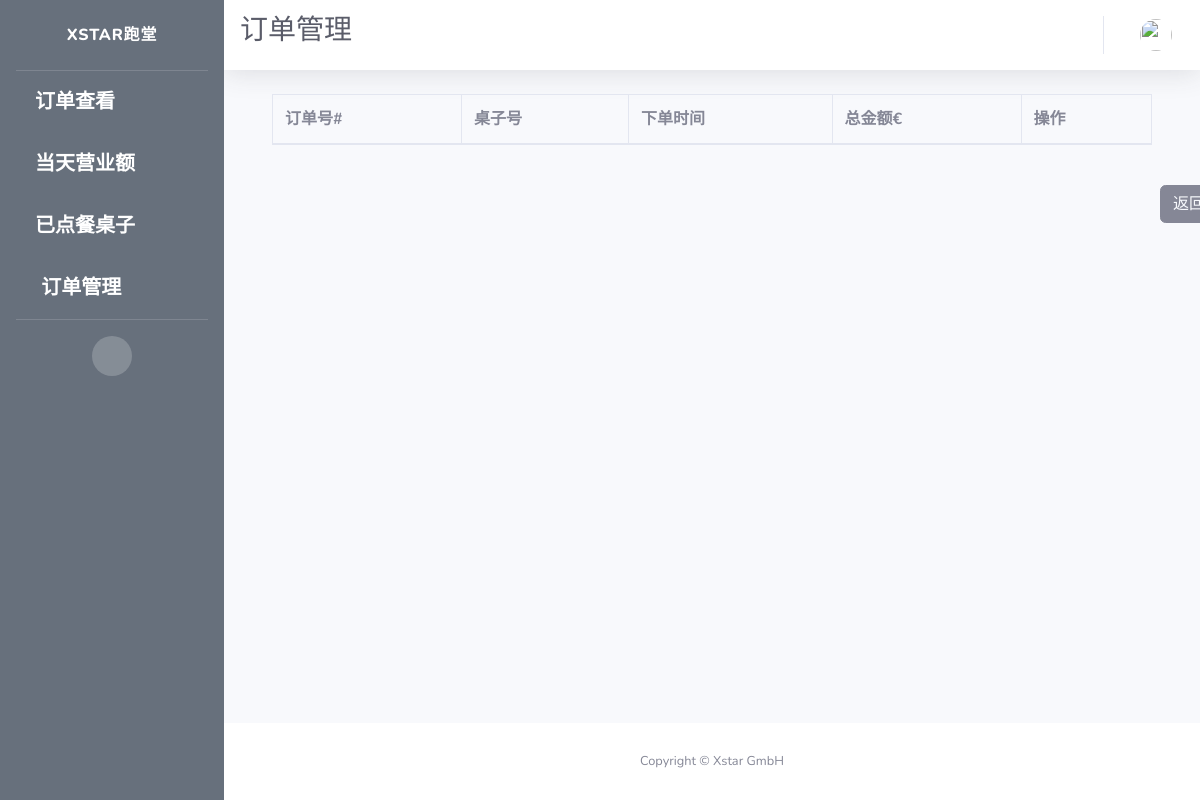
The app's page /alacarte/orders/manage, older data.
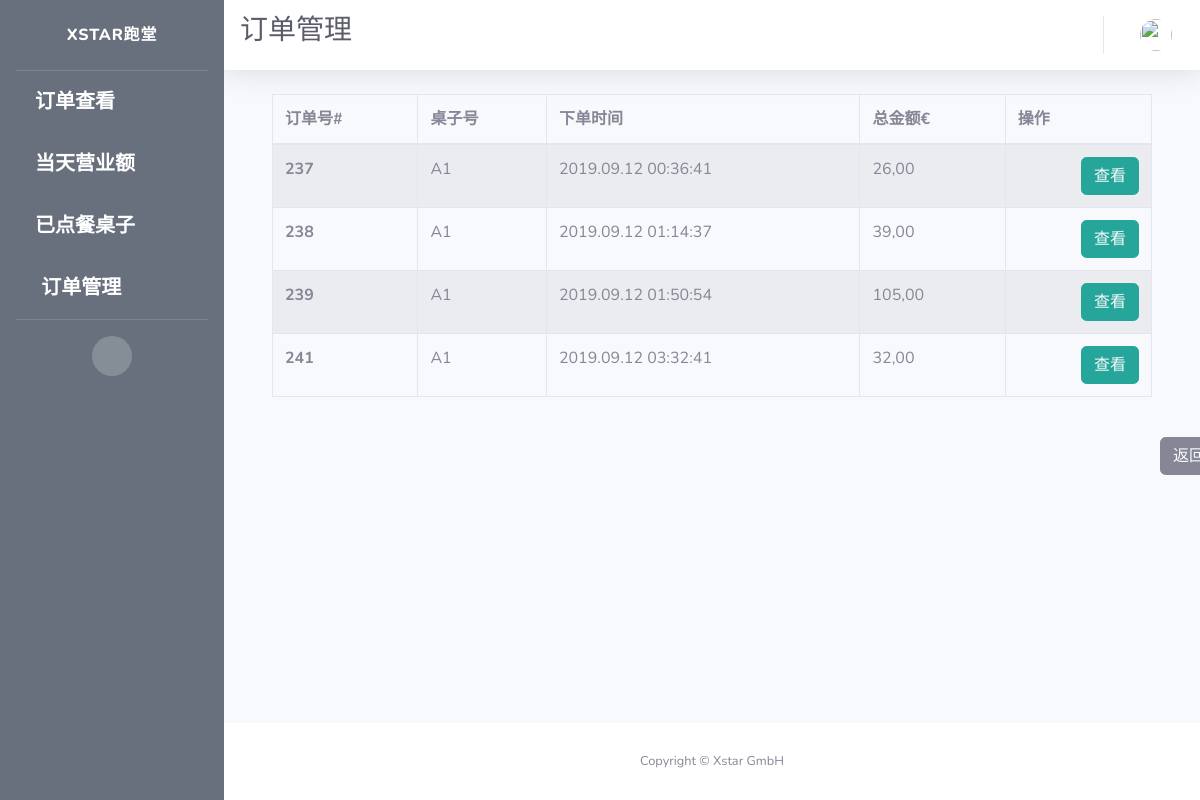
The same page, newer data.
### app/models.py (models this page shows)
class Order(db.Model):
    id = db.Column(db.Integer, primary_key=True, unique=True, index=True)
    totalPrice = db.Column(db.Float, unique=False)
    orderNumber = db.Column(db.String(200), unique=True)
    timeCreated = db.Column(db.DateTime, default=datetime.utcnow)
    isPaid = db.Column(db.Boolean, default=False)
    isReady = db.Column(db.Boolean, default=False)
    isPickedUp = db.Column(db.Boolean, default=False)
    items = db.Column(db.String(1500))
    pay_via = db.Column(db.String(100))
    type = db.Column(db.String(100))
    container = db.Column(db.String(300))
    mealPrinted = db.Column(db.Boolean, default=False)
    printed = db.Column(db.Boolean, default=False)
    settleTime = db.Column(db.DateTime)
    settleID = db.Column(db.String(500))
    table_name = db.Column(db.String(500))
    seat_number = db.Column(db.String(500))
    isCancelled = db.Column(db.Boolean(), default=False)
    dishes = db.Column(db.String(1500))
    discount = db.Column(db.Float)
    discount_rate = db.Column(db.Float)
    subtype = db.Column(db.String(500))

### app/routes.py (the view)
@app.route("/alacarte/orders/manage")
def alacarte_orders_manage():
    orders = db.session.query(Order).filter(
        Order.type == "In").all()
    cur_orders = [order for order in orders if order.timeCreated.date()
                  == today]
    items = {order.id: json.loads(order.items) for order in cur_orders}
    context = dict(title="订单管理",
                   open_orders=cur_orders,
                   items=items,
                   company_name=company_info.get('company_name'),
                   referrer=request.headers.get('Referer'),
                   datetime_format=datetime_format,
                   formatter=formatter)
    return render_template("alacarte_orders_admin.html", **context)

### app/utilities.py (called while the page is built)
def formatter(number):
    if number == 0:
        number = '{:.2f}'.format(round(number, 2))
        number = number.replace(".", ",")
        return number
    number = format_decimal(round(float(number), 2), locale="de_DE")
    if len(number.split(",")) == 1:
        number = number + ",00"
        return number
    if len(number.split(",")[1]) == 1:
        number = number + "0"
        return number
    return number

### app/templates/alacarte_orders_admin.html (shortened to what this page needs)
{% extends 'waiter_admin.html' %}
{% block css %}
<link rel="stylesheet" type="text/css" href="https://cdn.datatables.net/1.10.19/css/jquery.dataTables.css">
<link rel="stylesheet" type="text/css" href="https://cdnjs.cloudflare.com/ajax/libs/twitter-bootstrap/4.1.3/css/bootstrap.css">
<link rel="stylesheet" type="text/css" href="https://cdn.datatables.net/1.10.19/css/dataTables.bootstrap4.min.css">
{% endblock %}
{% block title %}
<h1 class="h3 mb-2 text-gray-800">{{title}}</h1>
{% endblock %}
{% block content %}
<div class="container">
  <div class="row">
    <div class="col-sm-12">
      <table id="example" class="table table-striped table-bordered">
        <thead>
          <tr>
            <th scope="col">订单号#</th>
            <th scope="col">桌子号</th>
            <th scope="col">下单时间</th>
            <th scope="col">总金额€</th>
            <th scope="col">操作</th>
          </tr>
        </thead>
        <tbody>
          {% for order in open_orders %}
          <tr>
            <th scope="row">{{order.id}}</th>
            <td>{{ order.table_name }}</td>
            <td>{{ order.timeCreated.strftime(datetime_format) }}</td>
            <td>{{ formatter(order.totalPrice) }}</td>
            <td style="text-align:right">
              <span>
                <button type="button" class="btn btn-info" style="border-color:#26a69a; background-color:#26a69a;">
                  <a href={{ url_for('alacarte_order_edit', order_id=order.id) }} style="color: rgb(247, 249, 252)">
                    {{"修改" if not order.isCancelled and not order.isPaid else "查看"}}
                  </a>
                </button>
              </span>
            </td>
          </tr>
          {% endfor %}
        </tbody>
      </table>
    </div>
  </div>
</div>
<br>
<button type="button" class="btn btn-secondary" id="back">
  <a href={{ url_for('waiter_admin') }} style="color: rgb(247, 249, 252)">
    返回
  </a>
</button>
{% endblock %}

Row changes from the older to the newer data that the page shows:
added Order: id "237", table_name "A1", timeCreated "2019.09.12 00:36:41", totalPrice "26,00", isCancelled+isPaid "查看"
added Order: id "238", table_name "A1", timeCreated "2019.09.12 01:14:37", totalPrice "39,00", isCancelled+isPaid "查看"
added Order: id "239", table_name "A1", timeCreated "2019.09.12 01:50:54", totalPrice "105,00", isCancelled+isPaid "查看"
added Order: id "241", table_name "A1", timeCreated "2019.09.12 03:32:41", totalPrice "32,00", isCancelled+isPaid "查看"
